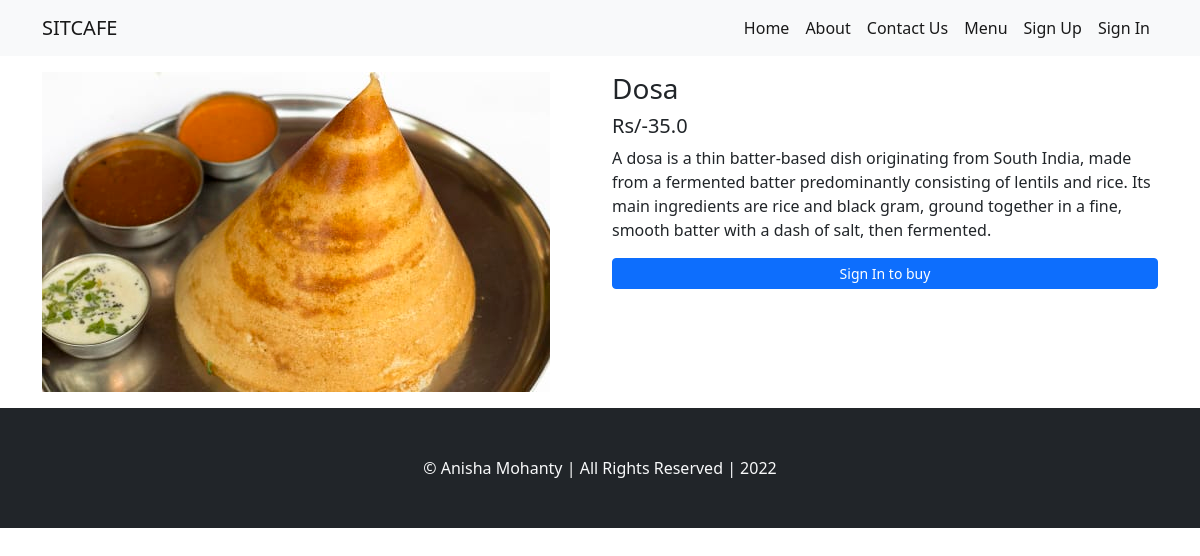
Page /food/details/2/ on the committed database.
### food/models.py (models this page shows, shortened)
class Food(models.Model):
    category = models.ForeignKey(Cuisine, on_delete=models.DO_NOTHING)
    name = models.CharField(max_length=100)
    price = models.FloatField()
    description = models.TextField()
    secondary_decsription = models.TextField(blank=True)
    is_available = models.BooleanField(default=True)
    photo = models.ImageField(upload_to='food_images/')

### food/views.py (the view)
# urls.py: path('details/<int:id>/', views.details, name='details'),
def details(request, id):
    food = Food.objects.get(id=id)
    context = {
        'food' : food
    }
    return render(request, 'food/details.html',context)

### templates/food/details.html (shortened to what this page needs)
{% extends 'base.html' %}
{% load static %}
{% block css %}
    <link rel="stylesheet" href="{% static 'css/cart-style.css' %}">
{% endblock css %}
{% block content %}
<div class="container">
    <div class="row my-3">
        <div class="col-md-6">
            <img src="{{food.photo.url}}" alt="{{food.name}}"  class="img-fluid">
        </div>
        <div class="col-md-6">
            <h3 class="h3">{{food.name}}</h3>
            <h5 class="h5">Rs/-{{food.price}}</h5>
            <p class="text-lead">{{food.description}}</p>
            <div class="my-2">
                {% if food.is_available %}
                    {% if user.is_authenticated %}
                        <form action="{% url 'add_to_cart' %}" method="post">
                            {% csrf_token %}
                            <input type="hidden" name="food_id" value="{{food.id}}">
                            <div class="input-group mb-3">
                                <button class="btn btn-outline-secondary" type="button" onclick="decrement()">-</button>
                                <input type="text" class="quantity" id="quantity" name="quantity" value="1" readonly>
                                <button class="btn btn-outline-secondary" type="button" onclick="increment()">+</button>
                            </div>
                            <input type="submit" value = "Add to cart" class="btn btn-primary w-100">
                        </form>
                    {% else %}
                        <a href="{% url 'signin' %}" class="btn btn-primary btn-sm w-100">Sign In to buy</a>
                    {% endif %}
                {% else %}
                    <p class="text-danger">Currently Unavailable</p>
                {% endif %}
            </div>
        </div>
    </div>
</div>
{% endblock content %}

### rows in the picture
Food: photo (picture), name "Dosa", price "35.0", description "A dosa is a thin batter-based dish originating from South India, made from a fermented batter predominantly consisting of lentils and rice. Its main ingredients are rice and black gram, ground together in a fine, smooth batter with a dash of salt, then fermented."
